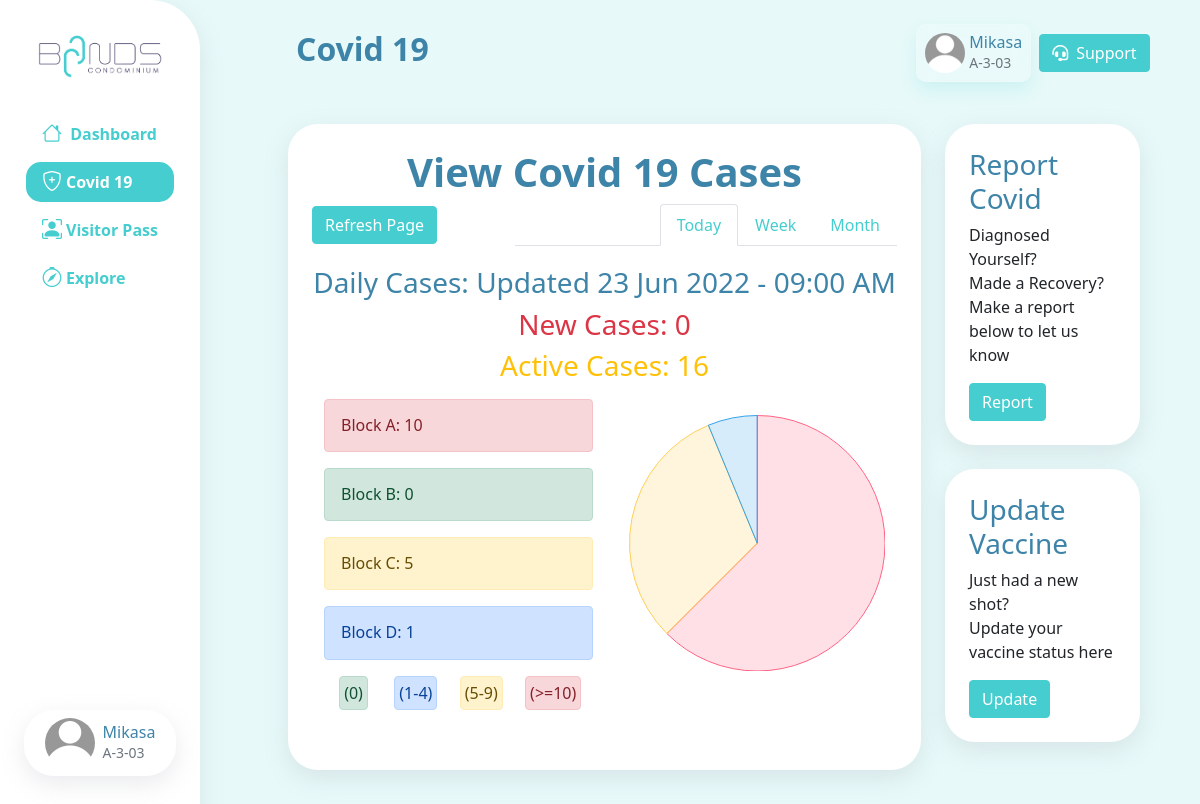
The page /covid19.php (signed in) on the database its author committed.
### tables this page shows
CREATE TABLE `resident` (
  `ic` varchar(20) NOT NULL,
  `name` varchar(50) NOT NULL,
  `dob` date NOT NULL,
  `gender` varchar(10) NOT NULL,
  `race` varchar(20) NOT NULL,
  `contact` varchar(20) NOT NULL,
  `emergency_contact` varchar(20) NOT NULL,
  `email` varchar(100) NOT NULL,
  `check_in_date` datetime NOT NULL,
  `profile_pic` varchar(500) NOT NULL,
  `covid_status` varchar(30) NOT NULL,
  `password` varchar(255) NOT NULL,
  `vaccine_status` varchar(30) NOT NULL,
  `rental_status` varchar(20) NOT NULL
);

CREATE TABLE `unit` (
  `unit_no` varchar(10) NOT NULL,
  `owner_ic` varchar(20) NOT NULL,
  `car_park_id` varchar(25) NOT NULL
);

CREATE TABLE `covidcases` (
  `date` date NOT NULL,
  `new` int(11) NOT NULL,
  `active` int(11) NOT NULL,
  `recover` int(11) NOT NULL
);

### covid19.php (the view, shortened to what the rows shown need)
<?php
    $pageTitle = "Covid 19";
    include 'includes/header.php';
    include 'includes/controllers/covidreport_controller.php';?>
    <div class="col-lg-9">
        <div class="mycontainer">
            <div class="row d-flex align-items-center">
                <h2 class="text-decoration-none fs-1 fw-bold mydarkgreen text-center">View Covid 19 Cases</h2>
            </div>
            <div class="tab-content" id="myTabContent">
                <div class="tab-pane fade show active" id="overall-tab-content" role="tabpanel"
                aria-labelledby="overall-tab">
                <div class="text-center">
                    <h3 class="text-danger">New Cases: <span><?=getNewCases()?></span></h3>
                </div>
                </div>
            </div>
        </div>
    </div>
    <script>
        //Prevent Option to choose current Covid or Vaccine status
        var covid_status = <?php echo json_encode($Resident->getCovidStatus()); ?>;
        var vaccine_status = <?php echo json_encode($Resident->getVaccineStatus()); ?>;
        $("option").each(function(){
            if ($(this).val().toLowerCase() == covid_status.toLowerCase() || $(this).val().toLowerCase() == vaccine_status.toLowerCase()) {
                $(this).attr("disabled", "disabled").siblings().removeAttr("disabled");
            }
        });
        // Create yesterday data
        var covid_report = <?php echo json_encode(getCurrentReport()); ?>;
        //Daily Chart
        currentCases(covid_report);
        // Create weekly data
        var week_arr = <?php echo json_encode(createWeekArray()); ?>;
        var weekly_report = <?php echo json_encode(getWeeklyReport()); ?>;
        // Weekly Graph
        weeklyCases(week_arr, weekly_report);
        // Create Monthly Data
        var month_arr = <?php echo json_encode(createMonthArray()); ?>;
        var monthlyReport = <?php echo json_encode(getMonthlyReport()); ?>;
        // Monthly Cases
        monthlyCases(month_arr, monthlyReport);
    </script>
<?php include 'includes/footer.php';?>

### includes/header.php (shortened to what the rows shown need)
<?php
include 'config/config.php';
include 'includes/classes/Resident.php';
if(isset($_SESSION['ic'])){
    $LoggedInIC = $_SESSION['ic'];
    $Resident = new Resident($con,$LoggedInIC);
}else{
    header("Location: index.php");
}
?>
    <html>
    <html lang="en">
    <head>
        <link href="https://cdn.jsdelivr.net/npm/bootstrap@5.1.3/dist/css/bootstrap.min.css" rel="stylesheet">
        <link rel="stylesheet" href="https://cdn.jsdelivr.net/npm/bootstrap-icons@1.8.1/font/bootstrap-icons.css">
        <link rel="stylesheet" href="assets/css/style.css">
    </head>
    <body>
        <div class="container-fluid">
            <div class="row flex-nowrap">
                <div class="col-auto col-md-3 col-lg-3 col-xl-2 px-sm-2 py-4 pe-4 bg-white" id="sidebar">
                    <div class="d-flex flex-column align-items-center align-items-sm-start px-3 pt-2 text-white min-vh-100">
                        <div class="dropdown w-100 mb-5 py-md-2" id="profile">
                            <a href="#" class=" text-decoration-none d-flex align-items-center justify-content-center"
                                id="dropdownUser1" data-bs-toggle="dropdown" aria-expanded="false">
                                <div class="my-auto">
                                    <img src=<?php echo $Resident->getProfilePic()?> alt="profile" class="rounded-circle small_profile_picture" width="50" height="50">
                                </div>
                                <span class="d-none d-sm-inline ps-1">
                                    <div class="ms-1">
                                        <h6 class="py-0 my-0"><?php echo $Resident->getName()?></h6>
                                        <small class="text-muted py-0 my-0"><?php echo $Resident->getUnit()?></small>
                                    </div>
                                </span>
                            </a>
                        </div>
                    </div>
                </div>
                <div class="py-4 mx-4 col" id="right_container">
                    <div class="container-fluid ps-2" id="topbar_container">
                        <nav class="navbar navbar-expand-lg navbar-light mt-3" id="topbar">
                            <div class="container-fluid">
                                <h2 class="navbar-brand fw-bolder fs-2 mydarkgreen" id="page_title"><?php echo $pageTitle; ?></h2>
                                <span class="collapse navbar-collapse" id="navbarSupportedContent">
                                    <ul class="navbar-nav ms-auto align-items-center">
                                        <li class="nav-item dropdown ms-auto me-1">
                                            <a href="profile.php" class="text-decoration-none" id="dropdownUser2" data-bs-toggle="dropdown" aria-expanded="false">
                                                <div class="text-nowrap glassmorphism p-2" id="topbar_profile">
                                                    <div class="d-flex">
                                                        <div class="my-auto">
                                                            <img class="rounded-circle small_profile_picture" src=<?php echo $Resident->getProfilePic()?> alt="profile picture" width="40" height="40">
                                                        </div>
                                                        <div class="ms-1">
                                                            <h6 class="py-0 my-0"> <?php echo $Resident->getName()?></h6>
                                                            <small class="text-muted py-0 my-0"><?php echo $Resident->getUnit()?></small>
                                                        </div>
                                                    </div>
                                                </div>
                                            </a>
                                        </li>
                                    </ul>
                                </span>
                            </div>
                        </nav>
                    </div>
                    <div class="container main_content_container">
                        <div class="row">

### rows shown on the page
resident: profile_pic (placeholder picture), name "Mikasa"
unit: unit_no "A-3-03"
covidcases: new "0"

### other values the page prints
$pageTitle "Covid 19"
getDateNow(0,"days","'d M Y - h:i A'") "23 Jun 2022 - 09:00 AM"
getActiveCases() "16"
